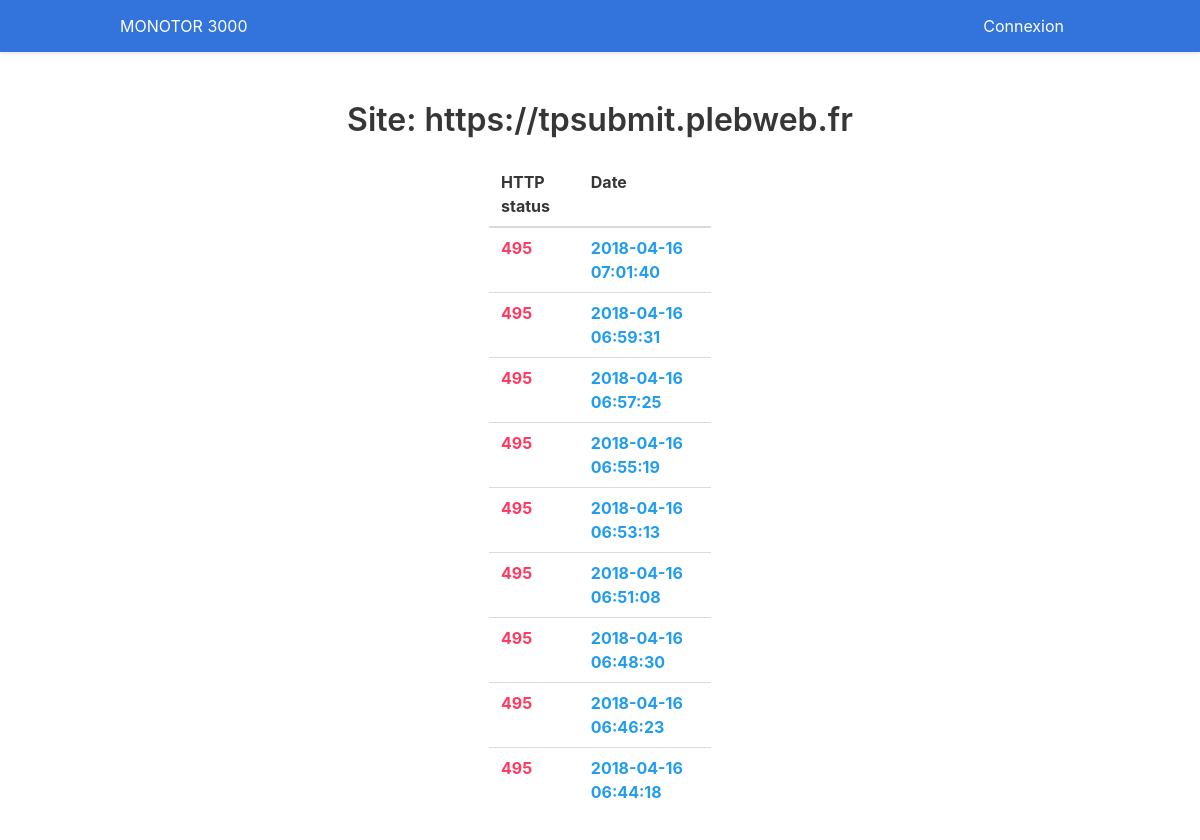
/site/17, run on the app's committed database.
### tables this page shows
CREATE TABLE "site"
(
    id INTEGER PRIMARY KEY AUTOINCREMENT,
    url VARCHAR(200) DEFAULT empty
);

CREATE TABLE "requests"
(
    id INTEGER PRIMARY KEY AUTOINCREMENT,
    number INTEGER DEFAULT 0,
    siteId INTEGER NOT NULL,
    date DATETIME DEFAULT current_timestamp,
    CONSTRAINT requests_site_id_fk FOREIGN KEY (siteId) REFERENCES site (id) ON DELETE CASCADE
);

### app.py (the view)
@app.route('/site/<int:id_site>')
def one_site(id_site):
    all_request = sql_obj.get_request_where_id(id_site)
    return render_template('one_site.html', all_request=all_request)

### SQLRequest.py (called while the page is built)
    def exe_sql(self, query, commit=False):
        req = sqlite3.connect(self.app.config['BDD']).execute(query)
        if commit:
            req.execute("COMMIT ")
        return req

    def get_request_where_id(self, id_site):
        query = "SELECT s.url, r.number, datetime(r.date, 'localtime') FROM site s" \
                " JOIN requests r ON s.id = r.siteId" \
                " WHERE r.siteId = {} ORDER BY r.id DESC ".format(id_site)
        sites = self.exe_sql(query)
        return sites.fetchall()

### templates/one_site.html (shortened to what this page needs)
{% extends 'layout.html' %}
{% block body %}
    <h1 class="title has-text-centered">Site: {{ all_request[0][0] }}</h1>
    <div class="columns is-centered">
        <div class="column is-one-quarter">
            <table class="table is-fullwidth">
                <thead>
                <tr>
                    <th>HTTP status</th>
                    <th>Date</th>
                </tr>
                </thead>
                <tbody>
                {% for req in all_request %}
                    <tr>
                        <th class="has-text-{% if req[1] == 200 %}success{% else %}danger{% endif %}">
                            {{ req[1] }}
                        </th>
                        <th class="has-text-info">
                            {{ req[2] }}
                        </th>
                    </tr>
                {% endfor %}
                </tbody>
            </table>
        </div>
    </div>
{% endblock %}

### data on the page
site: url "https://tpsubmit.plebweb.fr"
requests: number "495", date "2018-04-16 07:01:40"
requests: number "495", date "2018-04-16 06:59:31"
requests: number "495", date "2018-04-16 06:57:25"
requests: number "495", date "2018-04-16 06:55:19"
requests: number "495", date "2018-04-16 06:53:13"
requests: number "495", date "2018-04-16 06:51:08"
requests: number "495", date "2018-04-16 06:48:30"
requests: number "495", date "2018-04-16 06:46:23"
requests: number "495", date "2018-04-16 06:44:18"
